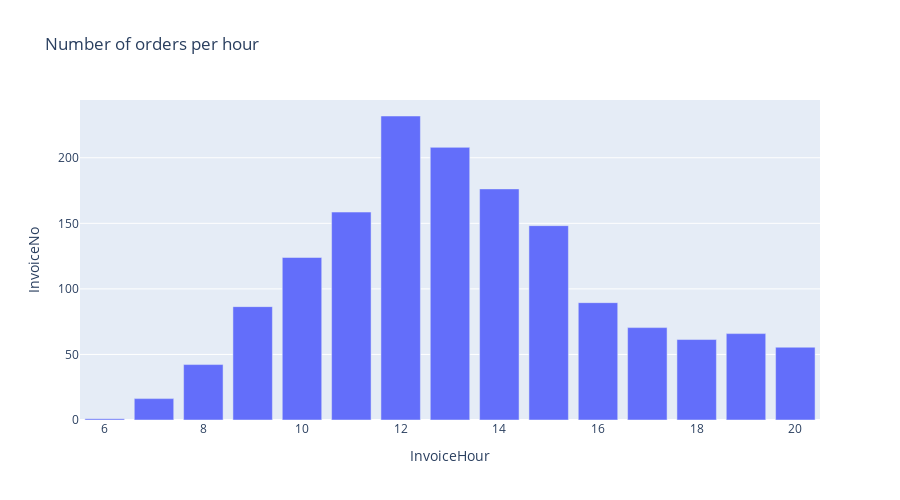

The cell this chart's notebook holds for it:
### Markdown cell above
### Задание 4.7
Выделите дату из признака времени совершения транзакции.
Сгруппируйте данные по датам и часам совершения транзакции и найдите количество заказов на каждый день-час. Затем найдите среднее количество ежедневно поступающих заказов в каждый из часов.

Постройте визуализацию, отражающую распределение среднего количества ежедневно поступающих заказов по времени суток (часу совершения транзакции).

Выберите верные утверждения:
* Больше всего заказов совершается в дневное время в интервале от 18 до 20 часов
* Больше всего заказов совершается в вечернее время в интервале от 10 до 15 часов
* Начиная с 21 часа вечера и до 6 утра (не включительно) заказы не поступают 
* Заказы поступают во все периоды дня

### Code cell
data_cleaned['Date'] = data_cleaned['InvoiceDate'].dt.date
count_invoice_per_date_hour = data_cleaned.groupby(
    by=['Date', 'InvoiceHour'],
    as_index=False
)['InvoiceNo'].count()

mean_count_invoice_per_hour = count_invoice_per_date_hour.groupby('InvoiceHour', as_index=False).mean()

fig = px.bar(
    mean_count_invoice_per_hour,
    x='InvoiceHour',
    y='InvoiceNo',
    title='Number of orders per hour',
    height=500
)
fig.write_html('plotly/bar_5.html')
fig.show()

### Figure 1 — Plotly figure (JSON) as saved in the notebook; plotly's stock layout.template omitted (floating-point values rounded to 4 significant figures)
{"data": [{"alignmentgroup": "True", "hovertemplate": "InvoiceHour=%{x}<br>InvoiceNo=%{y}<extra></extra>", "legendgroup": "", "marker": {"color": "#636efa", "pattern": {"shape": ""}}, "name": "", "offsetgroup": "", "orientation": "v", "showlegend": false, "textposition": "auto", "type": "bar", "x": [6, 7, 8, 9, 10, 11, 12, 13, 14, 15, 16, 17, 18, 19, 20], "xaxis": "x", "y": [1, 16.3, 42.27, 86.46, 124.0, 158.6, 231.9, 207.9, 176.3, 148.2, 89.49, 70.48, 61.36, 65.9, 55.5], "yaxis": "y"}], "layout": {"barmode": "relative", "height": 500, "legend": {"tracegroupgap": 0}, "title": {"text": "Number of orders per hour"}, "xaxis": {"anchor": "y", "domain": [0, 1], "title": {"text": "InvoiceHour"}}, "yaxis": {"anchor": "x", "domain": [0, 1], "title": {"text": "InvoiceNo"}}}}
